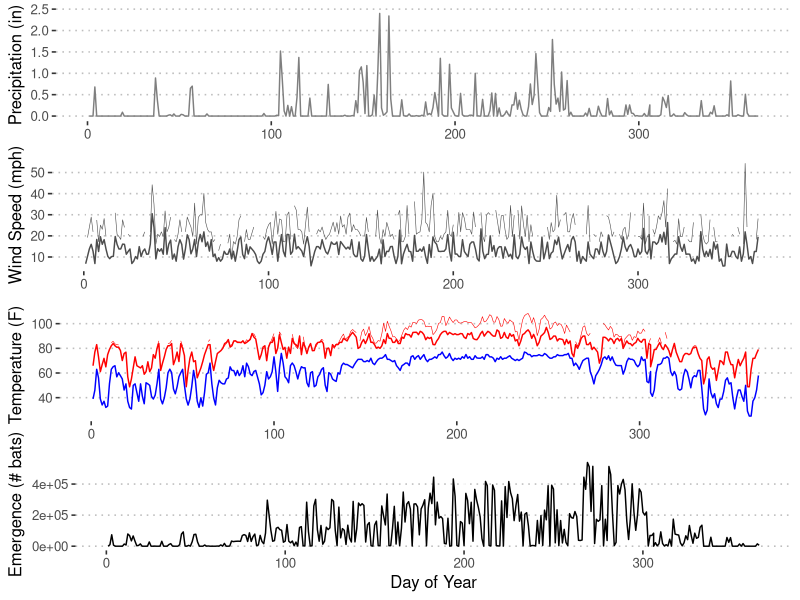

Generate this figure with R:
# Setup -------------------------------------------------------------------
library(tidyverse)
library(lubridate)
library(ggpubr)

# Load weather data -------------------------------------------------------
df <- read.csv("data/2020weatherData.csv") %>%
  distinct() %>%
  dplyr::mutate(
    day = lubridate::mdy(Date.time),
    yday = lubridate::yday(day)) %>%
  arrange(yday)

# Simulate bat emergences -------------------------------------------------
# Peak population is 500k
# 100k males, 250k females, 150k juveniles
set.seed(69); df_sim <- df %>%
  dplyr::mutate(
    # Incorporate birth and migration:
    pop_males = 100e3, # No males migrate
    pop_females = case_when(
      yday >= 90 & yday < 300 ~ 250e3, # All females migrate
      yday >= 300 & yday < 330 ~ 50e3,
      TRUE ~ 0
      ) ,
    pop_juvenilies = case_when(
      yday < 153                ~ 0     , # Babies are born on June 1!
      yday >= 153 & yday <= 300 ~ 150e3 ,
      yday > 300                ~ 75e3 # Half of juveniles migrate
      ),
    # Introduce multipliers:
    emergence_multiplier = 1, # Baseline is all individuals come out.
    # Temperature constraints:
    emergence_multiplier = case_when(
      Minimum.Temperature < 40 ~ emergence_multiplier * 0,
      Minimum.Temperature >= 40 & Minimum.Temperature < 50 ~ emergence_multiplier * 0.1,
      Minimum.Temperature >= 50 & Minimum.Temperature < 60 ~ emergence_multiplier * 0.33,
      Minimum.Temperature >= 60 & Minimum.Temperature < 70 ~ emergence_multiplier * 0.8,
      TRUE ~ emergence_multiplier
    ),
    emergence_multiplier = case_when(
      Maximum.Temperature < 69  ~ emergence_multiplier*0.01,
      Maximum.Temperature > 100 ~ emergence_multiplier*0.01,
      TRUE ~ emergence_multiplier
    ),
    emergence_multiplier = case_when(
      Heat.Index > 100 & Heat.Index <= 105 ~ emergence_multiplier*0.80,
      Heat.Index > 105 ~ emergence_multiplier*0.01,
      TRUE ~ emergence_multiplier
    ),
    # Wind constraints:
    emergence_multiplier = case_when(
      Wind.Speed >= 10 & Wind.Speed < 15 ~ emergence_multiplier * 0.95,
      Wind.Speed >= 15 & Wind.Speed < 17 ~ emergence_multiplier * 0.5,
      Wind.Speed >= 17 & Wind.Speed < 20 ~ emergence_multiplier * 0.1,
      Wind.Speed >=  20 ~ emergence_multiplier * 0.01,
      TRUE ~ emergence_multiplier
    ),
    # Precip constraints:
    emergence_multiplier = case_when(
      Precipitation >= .01 & Precipitation < .02 ~ emergence_multiplier * 0.95,
      Precipitation >= .02 & Precipitation < .05 ~ emergence_multiplier * 0.8,
      Precipitation >= .05 & Precipitation < 1 ~ emergence_multiplier * 0.45,
      Precipitation >=  1 ~ emergence_multiplier * 0.01,
      TRUE ~ emergence_multiplier
    ),
    # Juvenile development multipliers:
    juvenile_multiplier = case_when(
      yday < 153 + 28 ~ emergence_multiplier*0,
      yday >= 153 + 28 & yday <= 153 + 28*2 ~ emergence_multiplier*0.5 , # Half are foraging at 2 months
      yday >= 153 + 28*2 & yday <= 153 + 28*4 ~ emergence_multiplier*0.8 , # Most are foraging 3-4 months
      yday > 153 + 28*4 ~ emergence_multiplier # all are foraging at 4 months
      ),
    # Incorporate multipliers and simulate emergence
    cominOut_males = pop_males * (emergence_multiplier * rnorm(n = nrow(df), mean = 1, sd = 0.1)),
    cominOut_females = pop_females * (emergence_multiplier * rnorm(n = nrow(df), mean = 1, sd = 0.1)),
    cominOut_juvies =  pop_juvenilies* (juvenile_multiplier * rnorm(n = nrow(df), mean = 1, sd = 0.1)),
    emergence = round( cominOut_males + cominOut_females + cominOut_juvies )
  )

# Make a plot -------------------------------------------------------------

ggarrange(ncol = 1,
  plotlist = list(
    df_sim %>% ggplot() + aes(x=yday) +
      ylab("Precipitation (in)") + xlab(NULL) +
      geom_path(aes(y = Precipitation), color = "grey50") +
      ggpubr::theme_pubclean(),
    df_sim %>% ggplot() + aes(x=yday) +
      ylab("Wind Speed (mph)") + xlab(NULL) +
      geom_path(aes(y = Wind.Speed), color = "grey30") +
      geom_path(aes(y = Wind.Gust), color = "grey30", linetype = 1, size = 0.2) +
      ggpubr::theme_pubclean(),
    df_sim %>% ggplot() + aes(x=yday) +
      ylab("Temperature (F)") + xlab(NULL) +
      geom_path(aes(y = Maximum.Temperature), color = "red") +
      geom_path(aes(y = Heat.Index), color = "red", linetype = 1, size = 0.2) +
      geom_path(aes(y = Minimum.Temperature), color = "blue") +
      ggpubr::theme_pubclean(),
    df_sim %>% ggplot() + aes(x=yday, y = emergence) +
      geom_path() + ggpubr::theme_pubclean() +
      ylab("Emergence (# bats)") + xlab("Day of Year")
))


# Export -----------------------------------------------------------------

df_counts <- df_sim %>% dplyr::select_at(vars(-contains("multiplier"), -contains("pop"), -contains("cominOut")))

write.csv(df_counts, file = "data/simulatedEmergenceCounts.csv")
